Frame 1 (no input): blank canvas, image omitted
Frame 60 (the mouse pressed at the canvas centre just before this capture): blank canvas, image omitted
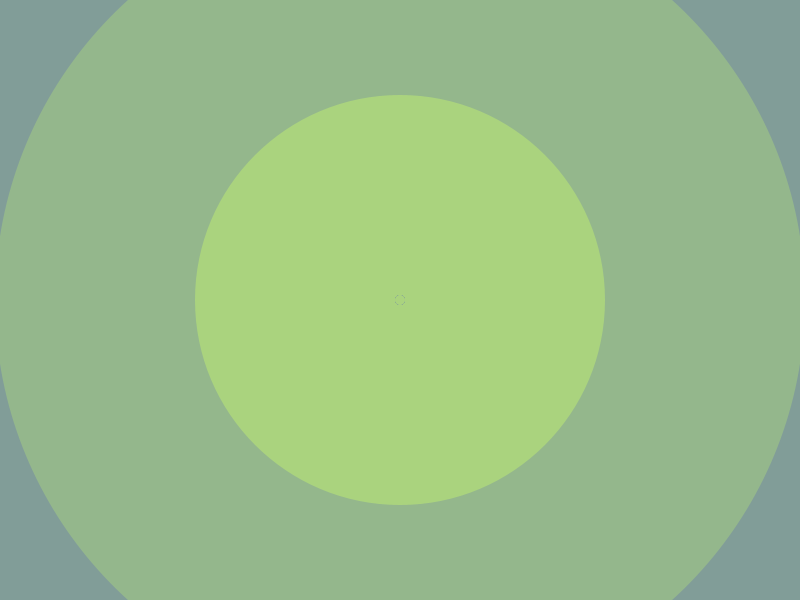
Frame 120 (the mouse held since frame 60 and released just before this capture)

The Processing sketch whose frames 1 and 60 were blank and that drew this single picture after the mouse press (run headless with seeded random() and noise(); from frame 60 on, the mouse is pressed at the canvas centre):

// Processing sketch: processing_6712
// ── processing_6712.pde


int r1 = 170;
int g1 = 211;
int b1 = 126;
int a = 255;
int r2 = 91;
int g2 = 105;
int b2 = 176;
int circleSize = 10;
//int strokeFactor = 3;

void setup() {
  size(800, 600);
  background(255);
  smooth();
//  noFill();
  noStroke();
}

void draw() {
//background(255);
  
  fill(r2,g2,b2,a);
// to make the stroke grow in size instead of the circle, change fill above to stroke and uncomment below
//  strokeWeight(abs(pmouseX - mouseX)*5*strokeFactor);
  ellipse( mouseX, mouseY, circleSize+(abs(pmouseX - mouseX)*5), circleSize+(abs(pmouseX - mouseX)*5));
  println("r2 = " + r2);
  
  fill((r1-r2)/4*1+r2, (g1-g2)/4*1+g2, (b1-b2)/4*1+b2, a );
//  strokeWeight(abs(pmouseX - mouseX)*4*strokeFactor);
  ellipse( mouseX, mouseY, circleSize+(abs(pmouseX - mouseX)*4), circleSize+(abs(pmouseX - mouseX)*4));
  println("ra = " + (r1-r2)/4*1+r2);
  
  fill((r1-r2)/4*2+r2, (g1-g2)/4*2+g2, (b1-b2)/4*2+b2, a );
//  strokeWeight(abs(pmouseX - mouseX)*3*strokeFactor);
  ellipse( mouseX, mouseY, circleSize+(abs(pmouseX - mouseX)*3), circleSize+(abs(pmouseX - mouseX)*3));
//  println((r1-r2)/4*2+r1, (g1-g2)/4*2+g1, (b1-b2)/4*2+b1, a );
  println("rb = " + (r1-r2)/4*2+r2);
  
  fill((r1-r2)/4*3+r2, (g1-g2)/4*3+g2, (b1-b2)/4*3+b2, a );
//  strokeWeight(abs(pmouseX - mouseX)*2*strokeFactor);
  ellipse( mouseX, mouseY, circleSize+(abs(pmouseX - mouseX)*2), circleSize+(abs(pmouseX - mouseX)*2));
//  println((r1-r2)/4*3+r1, (g1-g2)/4*3+g1, (b1-b2)/4*3+b1, a );
  println("rc = " + (r1-r2)/4*3+r2);
  
  fill(r1,g1,b1,a);
//  strokeWeight(abs(pmouseX - mouseX)*1*strokeFactor);
  ellipse( mouseX, mouseY, circleSize+(abs(pmouseX - mouseX)*1), circleSize+(abs(pmouseX - mouseX)*1));
   println("r1 = " + r1);
   //println is for testing, it still doesnt seem to print the right number as ra is = 19170 and should be 111 but the colors are all accurate so i think i hav println wrong
}
